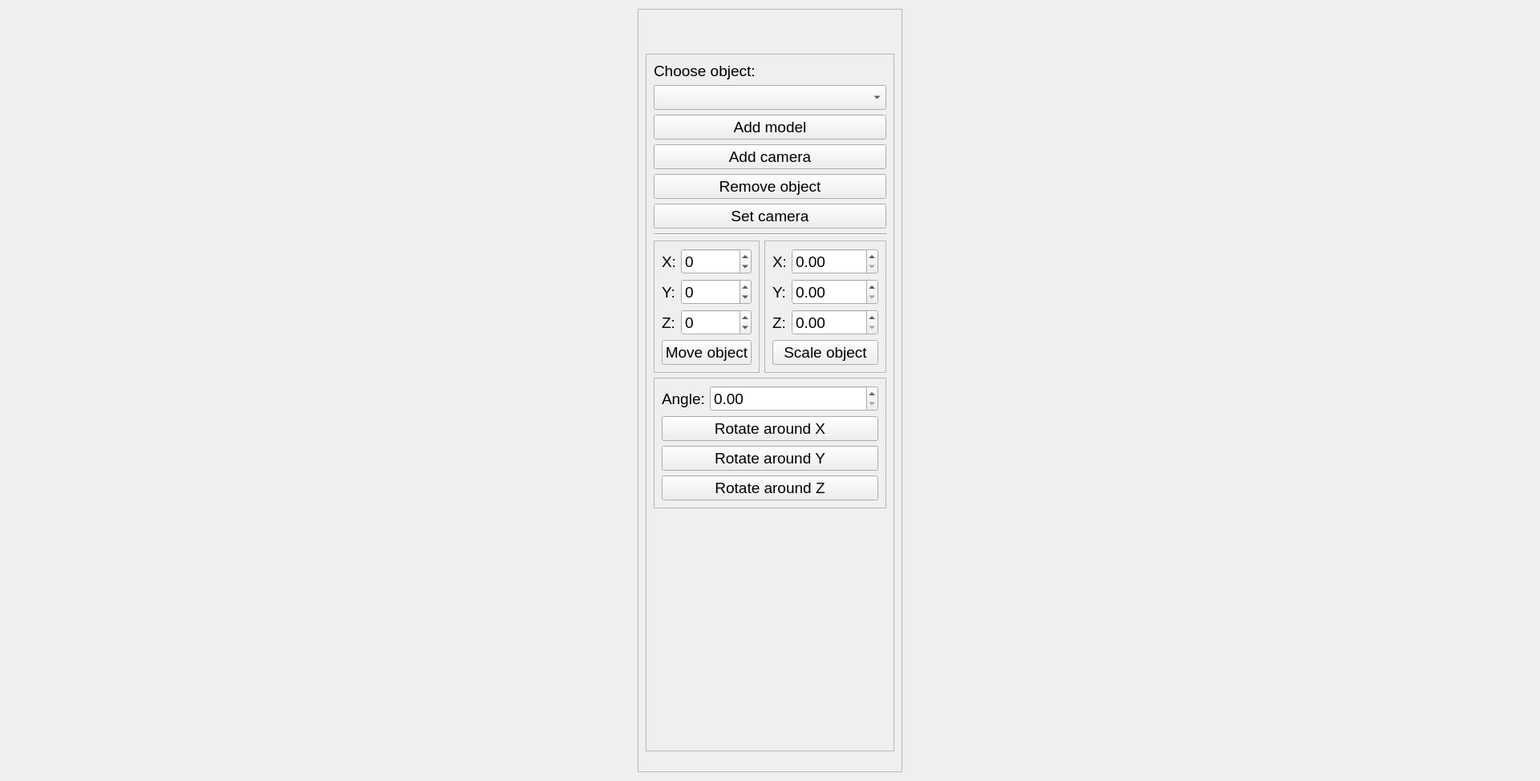
<?xml version="1.0" encoding="UTF-8"?>
<ui version="4.0">
 <class>MainWindow</class>
 <widget class="QWidget" name="MainWindow">
  <property name="geometry">
   <rect>
    <x>0</x>
    <y>0</y>
    <width>1920</width>
    <height>974</height>
   </rect>
  </property>
  <property name="minimumSize">
   <size>
    <width>1920</width>
    <height>974</height>
   </size>
  </property>
  <property name="font">
   <font>
    <pointsize>14</pointsize>
   </font>
  </property>
  <property name="windowTitle">
   <string>Заполнение областей</string>
  </property>
  <layout class="QHBoxLayout" name="horizontalLayout">
   <item>
    <widget class="QFrame" name="frame_2">
     <property name="maximumSize">
      <size>
       <width>330</width>
       <height>16777215</height>
      </size>
     </property>
     <property name="frameShape">
      <enum>QFrame::StyledPanel</enum>
     </property>
     <property name="frameShadow">
      <enum>QFrame::Raised</enum>
     </property>
     <layout class="QVBoxLayout" name="verticalLayout">
      <item>
       <widget class="QFrame" name="frame">
        <property name="minimumSize">
         <size>
          <width>310</width>
          <height>870</height>
         </size>
        </property>
        <property name="maximumSize">
         <size>
          <width>300</width>
          <height>840</height>
         </size>
        </property>
        <property name="frameShape">
         <enum>QFrame::StyledPanel</enum>
        </property>
        <property name="frameShadow">
         <enum>QFrame::Raised</enum>
        </property>
        <layout class="QFormLayout" name="formLayout_7">
         <item row="0" column="0" colspan="2">
          <widget class="QLabel" name="label">
           <property name="text">
            <string>Choose object:</string>
           </property>
          </widget>
         </item>
         <item row="1" column="0" colspan="2">
          <widget class="QComboBox" name="comboBox"/>
         </item>
         <item row="2" column="0" colspan="2">
          <widget class="QPushButton" name="pushButton">
           <property name="text">
            <string>Add model</string>
           </property>
          </widget>
         </item>
         <item row="3" column="0" colspan="2">
          <widget class="QPushButton" name="pushButton_2">
           <property name="text">
            <string>Add camera</string>
           </property>
          </widget>
         </item>
         <item row="4" column="0" colspan="2">
          <widget class="QPushButton" name="pushButton_3">
           <property name="text">
            <string>Remove object</string>
           </property>
          </widget>
         </item>
         <item row="5" column="0" colspan="2">
          <widget class="QPushButton" name="pushButton_4">
           <property name="text">
            <string>Set camera</string>
           </property>
          </widget>
         </item>
         <item row="6" column="0" colspan="2">
          <widget class="Line" name="line">
           <property name="orientation">
            <enum>Qt::Horizontal</enum>
           </property>
          </widget>
         </item>
         <item row="7" column="0">
          <widget class="QFrame" name="frame_3">
           <property name="frameShape">
            <enum>QFrame::StyledPanel</enum>
           </property>
           <property name="frameShadow">
            <enum>QFrame::Raised</enum>
           </property>
           <layout class="QFormLayout" name="formLayout">
            <item row="0" column="0">
             <widget class="QLabel" name="label_2">
              <property name="text">
               <string>X:</string>
              </property>
             </widget>
            </item>
            <item row="0" column="1">
             <widget class="QSpinBox" name="spinBox">
              <property name="minimum">
               <number>-1000</number>
              </property>
              <property name="maximum">
               <number>1000</number>
              </property>
              <property name="singleStep">
               <number>0</number>
              </property>
             </widget>
            </item>
            <item row="1" column="0">
             <widget class="QLabel" name="label_3">
              <property name="text">
               <string>Y:</string>
              </property>
             </widget>
            </item>
            <item row="1" column="1">
             <widget class="QSpinBox" name="spinBox_2">
              <property name="minimum">
               <number>-2000</number>
              </property>
              <property name="maximum">
               <number>3000</number>
              </property>
             </widget>
            </item>
            <item row="2" column="0">
             <widget class="QLabel" name="label_4">
              <property name="text">
               <string>Z:</string>
              </property>
             </widget>
            </item>
            <item row="2" column="1">
             <widget class="QSpinBox" name="spinBox_3">
              <property name="minimum">
               <number>-3000</number>
              </property>
              <property name="maximum">
               <number>3000</number>
              </property>
             </widget>
            </item>
            <item row="3" column="0" colspan="2">
             <widget class="QPushButton" name="pushButton_5">
              <property name="text">
               <string>Move object</string>
              </property>
             </widget>
            </item>
           </layout>
          </widget>
         </item>
         <item row="7" column="1">
          <widget class="QFrame" name="frame_4">
           <property name="frameShape">
            <enum>QFrame::StyledPanel</enum>
           </property>
           <property name="frameShadow">
            <enum>QFrame::Raised</enum>
           </property>
           <layout class="QFormLayout" name="formLayout_2">
            <item row="0" column="0">
             <widget class="QLabel" name="label_5">
              <property name="text">
               <string>X:</string>
              </property>
             </widget>
            </item>
            <item row="1" column="0">
             <widget class="QLabel" name="label_6">
              <property name="text">
               <string>Y:</string>
              </property>
             </widget>
            </item>
            <item row="2" column="0">
             <widget class="QLabel" name="label_7">
              <property name="text">
               <string>Z:</string>
              </property>
             </widget>
            </item>
            <item row="3" column="0" colspan="2">
             <widget class="QPushButton" name="pushButton_6">
              <property name="text">
               <string>Scale object</string>
              </property>
             </widget>
            </item>
            <item row="2" column="1">
             <widget class="QDoubleSpinBox" name="doubleSpinBox_5"/>
            </item>
            <item row="1" column="1">
             <widget class="QDoubleSpinBox" name="doubleSpinBox_6"/>
            </item>
            <item row="0" column="1">
             <widget class="QDoubleSpinBox" name="doubleSpinBox_7"/>
            </item>
           </layout>
          </widget>
         </item>
         <item row="8" column="0" colspan="2">
          <widget class="QFrame" name="frame_5">
           <property name="frameShape">
            <enum>QFrame::StyledPanel</enum>
           </property>
           <property name="frameShadow">
            <enum>QFrame::Raised</enum>
           </property>
           <layout class="QFormLayout" name="formLayout_3">
            <item row="0" column="0">
             <widget class="QLabel" name="label_8">
              <property name="text">
               <string>Angle:</string>
              </property>
             </widget>
            </item>
            <item row="1" column="0" colspan="2">
             <widget class="QPushButton" name="pushButton_7">
              <property name="text">
               <string>Rotate around X</string>
              </property>
             </widget>
            </item>
            <item row="2" column="0" colspan="2">
             <widget class="QPushButton" name="pushButton_8">
              <property name="text">
               <string>Rotate around Y</string>
              </property>
             </widget>
            </item>
            <item row="3" column="0" colspan="2">
             <widget class="QPushButton" name="pushButton_9">
              <property name="text">
               <string>Rotate around Z</string>
              </property>
             </widget>
            </item>
            <item row="0" column="1">
             <widget class="QDoubleSpinBox" name="doubleSpinBox_4"/>
            </item>
           </layout>
          </widget>
         </item>
        </layout>
       </widget>
      </item>
     </layout>
    </widget>
   </item>
  </layout>
 </widget>
 <resources/>
 <connections>
  <connection>
   <sender>pushButton</sender>
   <signal>clicked()</signal>
   <receiver>MainWindow</receiver>
   <slot>addModel()</slot>
   <hints>
    <hint type="sourcelabel">
     <x>1051</x>
     <y>158</y>
    </hint>
    <hint type="destinationlabel">
     <x>1234</x>
     <y>147</y>
    </hint>
   </hints>
  </connection>
  <connection>
   <sender>pushButton_2</sender>
   <signal>clicked()</signal>
   <receiver>MainWindow</receiver>
   <slot>addCamera()</slot>
   <hints>
    <hint type="sourcelabel">
     <x>983</x>
     <y>189</y>
    </hint>
    <hint type="destinationlabel">
     <x>1236</x>
     <y>185</y>
    </hint>
   </hints>
  </connection>
  <connection>
   <sender>pushButton_3</sender>
   <signal>clicked()</signal>
   <receiver>MainWindow</receiver>
   <slot>removeObject()</slot>
   <hints>
    <hint type="sourcelabel">
     <x>1056</x>
     <y>230</y>
    </hint>
    <hint type="destinationlabel">
     <x>1234</x>
     <y>226</y>
    </hint>
   </hints>
  </connection>
  <connection>
   <sender>pushButton_4</sender>
   <signal>clicked()</signal>
   <receiver>MainWindow</receiver>
   <slot>setCamera()</slot>
   <hints>
    <hint type="sourcelabel">
     <x>1035</x>
     <y>268</y>
    </hint>
    <hint type="destinationlabel">
     <x>1238</x>
     <y>265</y>
    </hint>
   </hints>
  </connection>
  <connection>
   <sender>pushButton_5</sender>
   <signal>clicked()</signal>
   <receiver>MainWindow</receiver>
   <slot>moveObject()</slot>
   <hints>
    <hint type="sourcelabel">
     <x>902</x>
     <y>428</y>
    </hint>
    <hint type="destinationlabel">
     <x>743</x>
     <y>421</y>
    </hint>
   </hints>
  </connection>
  <connection>
   <sender>pushButton_6</sender>
   <signal>clicked()</signal>
   <receiver>MainWindow</receiver>
   <slot>scaleObject()</slot>
   <hints>
    <hint type="sourcelabel">
     <x>1058</x>
     <y>424</y>
    </hint>
    <hint type="destinationlabel">
     <x>1225</x>
     <y>422</y>
    </hint>
   </hints>
  </connection>
  <connection>
   <sender>pushButton_7</sender>
   <signal>clicked()</signal>
   <receiver>MainWindow</receiver>
   <slot>rotateObjectX()</slot>
   <hints>
    <hint type="sourcelabel">
     <x>1048</x>
     <y>512</y>
    </hint>
    <hint type="destinationlabel">
     <x>1233</x>
     <y>503</y>
    </hint>
   </hints>
  </connection>
  <connection>
   <sender>pushButton_8</sender>
   <signal>clicked()</signal>
   <receiver>MainWindow</receiver>
   <slot>rotateObjectY()</slot>
   <hints>
    <hint type="sourcelabel">
     <x>1038</x>
     <y>546</y>
    </hint>
    <hint type="destinationlabel">
     <x>1231</x>
     <y>537</y>
    </hint>
   </hints>
  </connection>
  <connection>
   <sender>pushButton_9</sender>
   <signal>clicked()</signal>
   <receiver>MainWindow</receiver>
   <slot>rotateObjectZ()</slot>
   <hints>
    <hint type="sourcelabel">
     <x>1039</x>
     <y>587</y>
    </hint>
    <hint type="destinationlabel">
     <x>1230</x>
     <y>578</y>
    </hint>
   </hints>
  </connection>
 </connections>
 <slots>
  <slot>addModel()</slot>
  <slot>addCamera()</slot>
  <slot>removeObject()</slot>
  <slot>setCamera()</slot>
  <slot>rollCamera()</slot>
  <slot>yawCamera()</slot>
  <slot>pitchCamera()</slot>
  <slot>moveObject()</slot>
  <slot>scaleObject()</slot>
  <slot>rotateObjectX()</slot>
  <slot>rotateObjectY()</slot>
  <slot>rotateObjectZ()</slot>
 </slots>
</ui>
